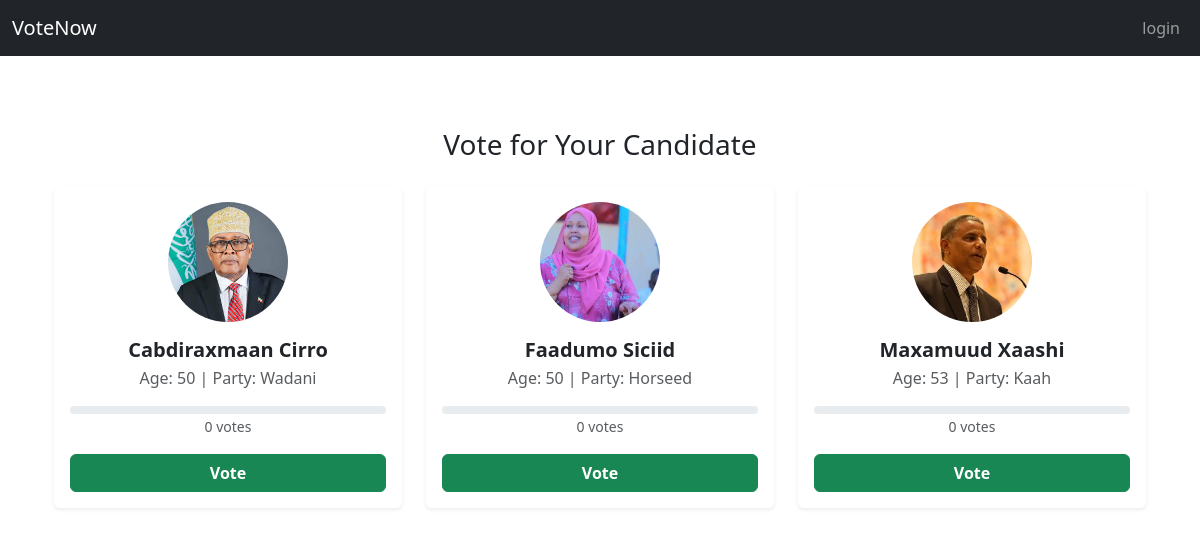
Page /vote/ on the earlier database version.
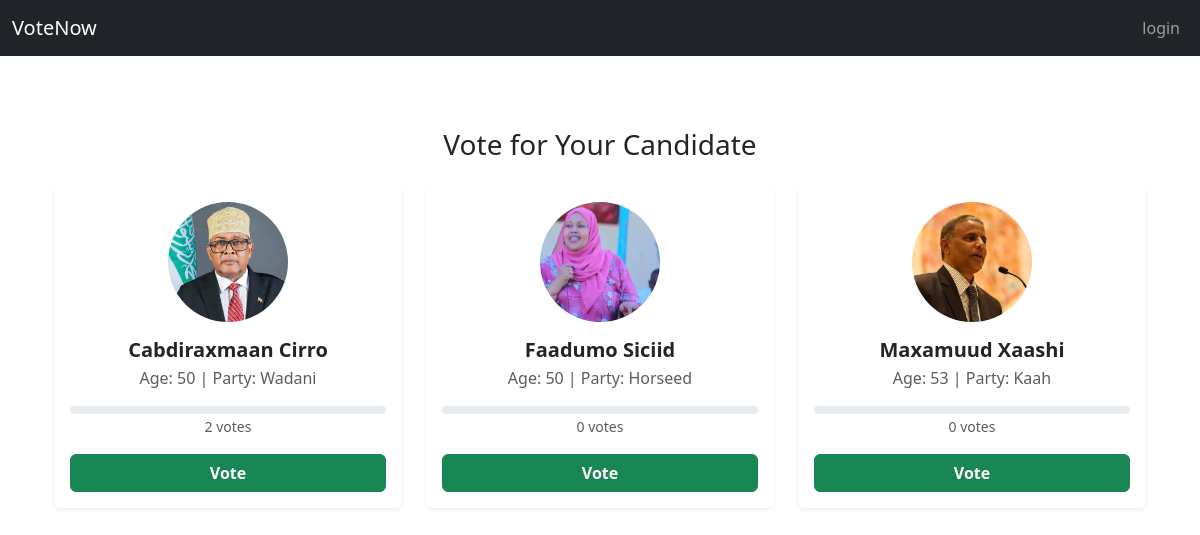
Same page on the later database version.
### poll_app/models.py (models this page shows, shortened)
class Candidates(models.Model):
    name = models.CharField(max_length=100)
    age = models.IntegerField()
    party = models.CharField(max_length=200)
    votes = models.PositiveIntegerField(default=0)
    image = models.ImageField(upload_to='assets/', blank=True, null=True)

### poll_app/views.py (the view, shortened to what this page needs)
# urls.py: path("vote/", views.vote, name="vote"),
def vote(request):
    candidates = Candidates.objects.all()
    return render(request, 'voting_page.html', {"candidate": candidates})

### poll_app/templates/voting_page.html (shortened to what this page needs)
{% extends 'base.html' %}
{% load static %}
{% block content %}
<div class="container py-5">
  <h3 class="text-center mb-4">Vote for Your Candidate</h3>
  <div class="row g-4 justify-content-center">
      {% for c in candidate %}
      <div class="col-md-4">
        <div class="card shadow-sm border-0 text-center p-3 h-100">
          <div class="d-flex justify-content-center mb-3">
              <img src="{{ c.image.url }}" alt="image"
                   class="rounded-circle"
                   style="width: 120px; height: 120px; object-fit: cover;">
          </div>
          <h5 class="fw-bold mb-1">{{ c.name }}</h5>
          <p class="text-muted mb-3">Age: {{ c.age }} | Party: {{ c.party }}</p>
          <div class="mb-3">
            <div class="progress" style="height: 8px;">
            </div>
            <small class="text-muted">{{ c.votes }} votes</small>
          </div>
          <form method="POST">
              <button type="submit" class="btn btn-success w-100 fw-bold">Vote</button>
          </form>
        </div>
      </div>
      {% endfor %}
  </div>
</div>
{% endblock %}

### poll_app/templates/base.html (shortened to what this page needs)
 <!doctype html>
<html lang="en">
  <head>
    <link href="https://cdn.jsdelivr.net/npm/bootstrap@5.3.8/dist/css/bootstrap.min.css" rel="stylesheet">
  </head>
  <body>
  {% include 'navbar.html'%}
  <br/>
<div class="container">
    {% block content %}
      {% endblock %}
</div>
  </body>
</html>

### poll_app/templates/navbar.html (shortened to what this page needs)
<nav class="navbar navbar-expand-lg navbar-dark bg-dark">
  <div class="container-fluid">
    <a class="navbar-brand" href="{% url 'home' %}">VoteNow</a>
    <div class="collapse navbar-collapse" id="navbarSupportedContent">
      <ul class="navbar-nav ms-auto mb-2 mb-lg-0">
          {% if user.is_authenticated %}
            <li class="nav-item">
              <a class="nav-link" href="{% url 'logout' %}">Logout</a>
            </li>
          {%else%}
            <li class="nav-item">
                <a class="nav-link" href="{% url 'home' %}">login</a>
            </li>
          {%endif%}
      </ul>
    </div>
  </div>
</nav>

Differences in the rows shown:
changed Candidates "Cabdiraxmaan Cirro": votes "0" → "2"
